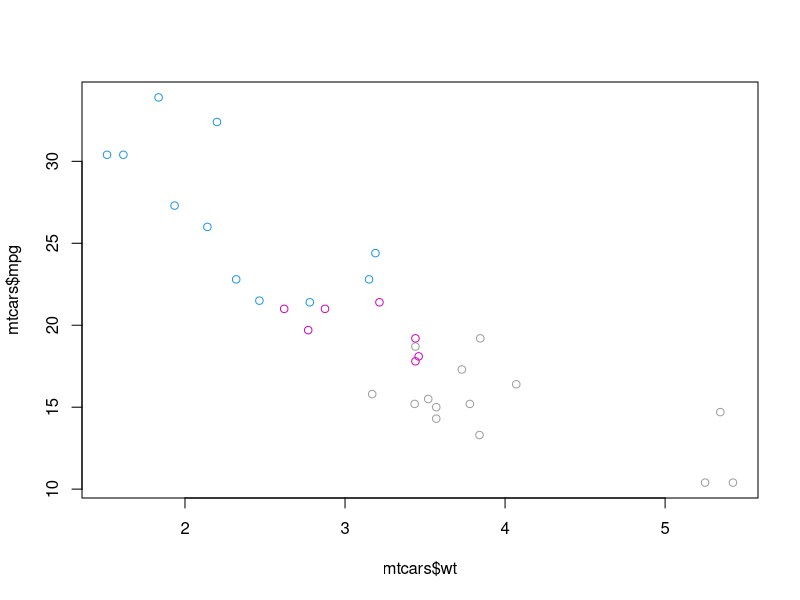
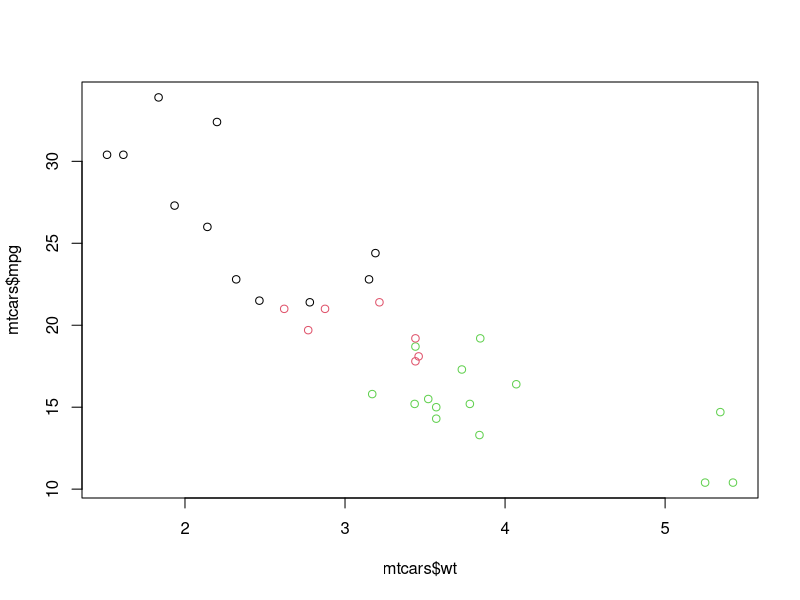

The R source for these figures, in order:
# base package and ggplot2, part 1 - plot
# These courses are about understanding data visualization in the context of the grammar of graphics. To gain a better appreciation of ggplot2 and to understand how it operates differently from base package, it's useful to make some comparisons.
# 
# In the video, you already saw one example of how to make a (poor) multivariate plot in base package. In this series of exercises you'll take a look at a better way using the equivalent version in ggplot2.
# 
# First, let's focus on base package. You want to make a plot of mpg (miles per gallon) against wt (weight in thousands of pounds) in the mtcars data frame, but this time you want the dots colored according to the number of cylinders, cyl. How would you do that in base package? You can use a little trick to color the dots by specifying a factor variable as a color. This works because factors are just a special class of the integer type.
# 
# Instructions
# 100 XP
# Using the base package plot(), make a scatter plot with mtcars$wt on the x-axis and mtcars$mpg on the y-axis, colored according to mtcars$cyl (use the col argument). You can specify data = but you'll just do it the long way here.
# Add a new column, fcyl, to the mtcars data frame. This should be cyl converted to a factor.
# Create a similar plot to instruction 1, but this time, use fcyl (which is cyl as a factor) to set the col.

# Plot the correct variables of mtcars
plot(mtcars$wt, mtcars$mpg, col = mtcars$cyl)

# Change cyl inside mtcars to a factor
mtcars$fcyl <- as.factor(mtcars$cyl)

# Make the same plot as in the first instruction
plot(mtcars$wt, mtcars$mpg, col = mtcars$fcyl)